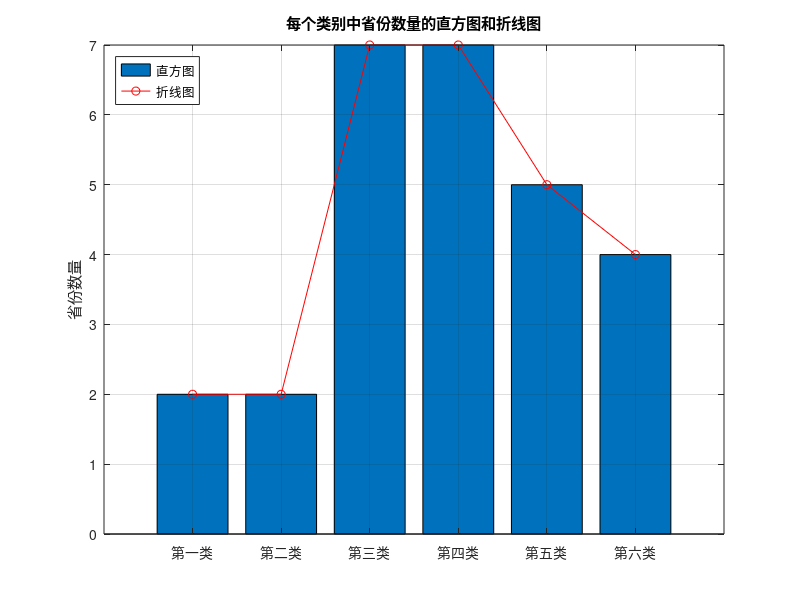

Here is the MATLAB script that generated this plot:
% 定义省份类别及其包含的省份列表
provinces = {'广东', '江苏', '山东', '浙江', '河南', '四川', '湖北', '福建', '湖南', '安徽', ...
             '河北', '陕西', '江西', '辽宁', '云南', '广西', '山西', '内蒙古', '贵州', ...
             '新疆', '黑龙江', '吉林', '甘肃', '海南', '宁夏', '青海', '西藏'};

% 定义每个类别中包含的省份列表
clusters = { {'广东', '江苏'}, {'山东', '浙江'}, {'河南', '四川', '湖北', '福建', '湖南', '安徽', '河北'}, ...
             {'陕西', '江西', '辽宁', '云南', '广西', '山西', '内蒙古'}, {'贵州', '新疆', '黑龙江', '吉林', '甘肃'}, ...
             {'海南', '宁夏', '青海', '西藏'} };

% 统计每个类别中的省份数量
province_counts = zeros(1, numel(clusters));
for i = 1:numel(clusters)
    province_counts(i) = numel(clusters{i});
end

% 创建一个新的图形
figure;

% 绘制直方图
bar(province_counts);
hold on;

% 绘制折线图
plot(province_counts, 'ro-');
hold off;

xticks(1:numel(clusters));%设置 x 轴刻度的位置，numel(clusters) 返回簇的数量，然后通过 1:numel(clusters) 生成一个从 1 到簇数量的序列，用于指定 x 轴刻度的位置。
xticklabels({'第一类', '第二类', '第三类', '第四类', '第五类', '第六类'});
ylabel('省份数量');
title('每个类别中省份数量的直方图和折线图');
legend('直方图', '折线图', 'Location', 'northwest');
grid on;
